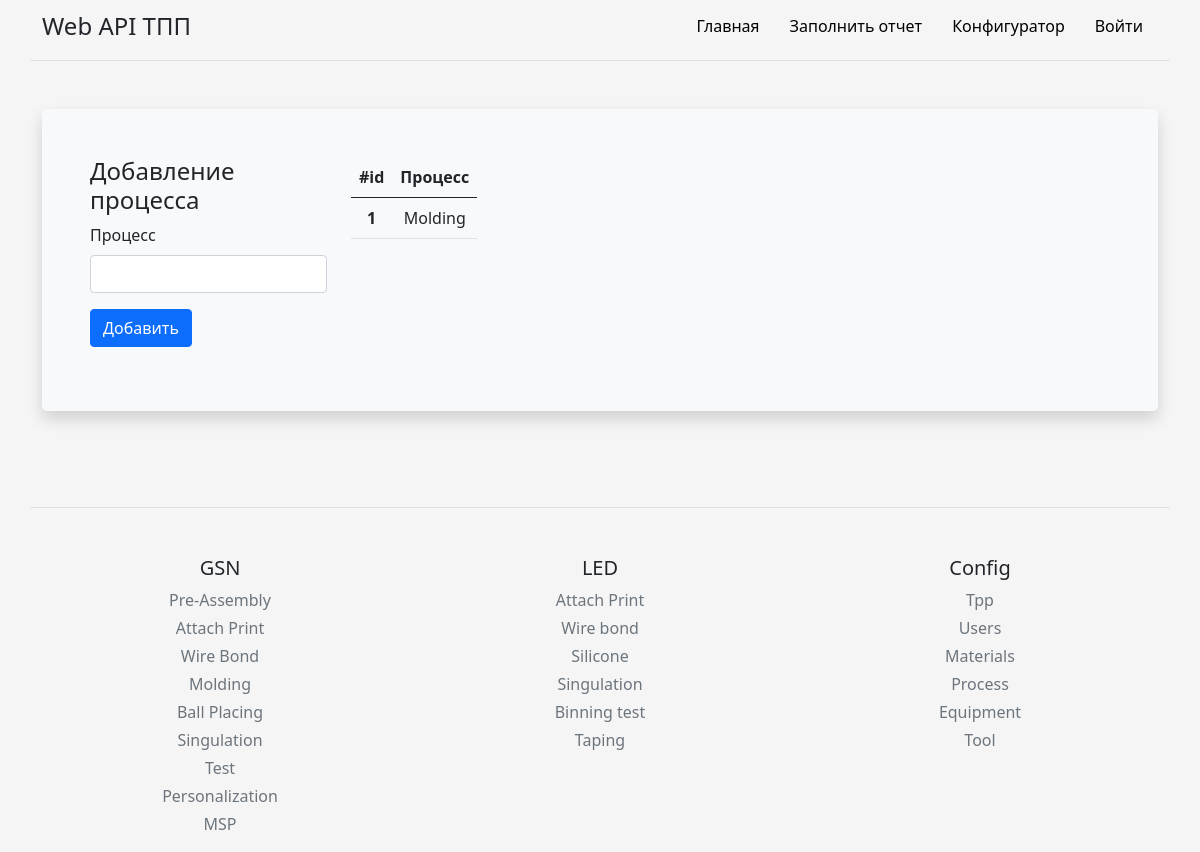
The app's page /add_process, older data.
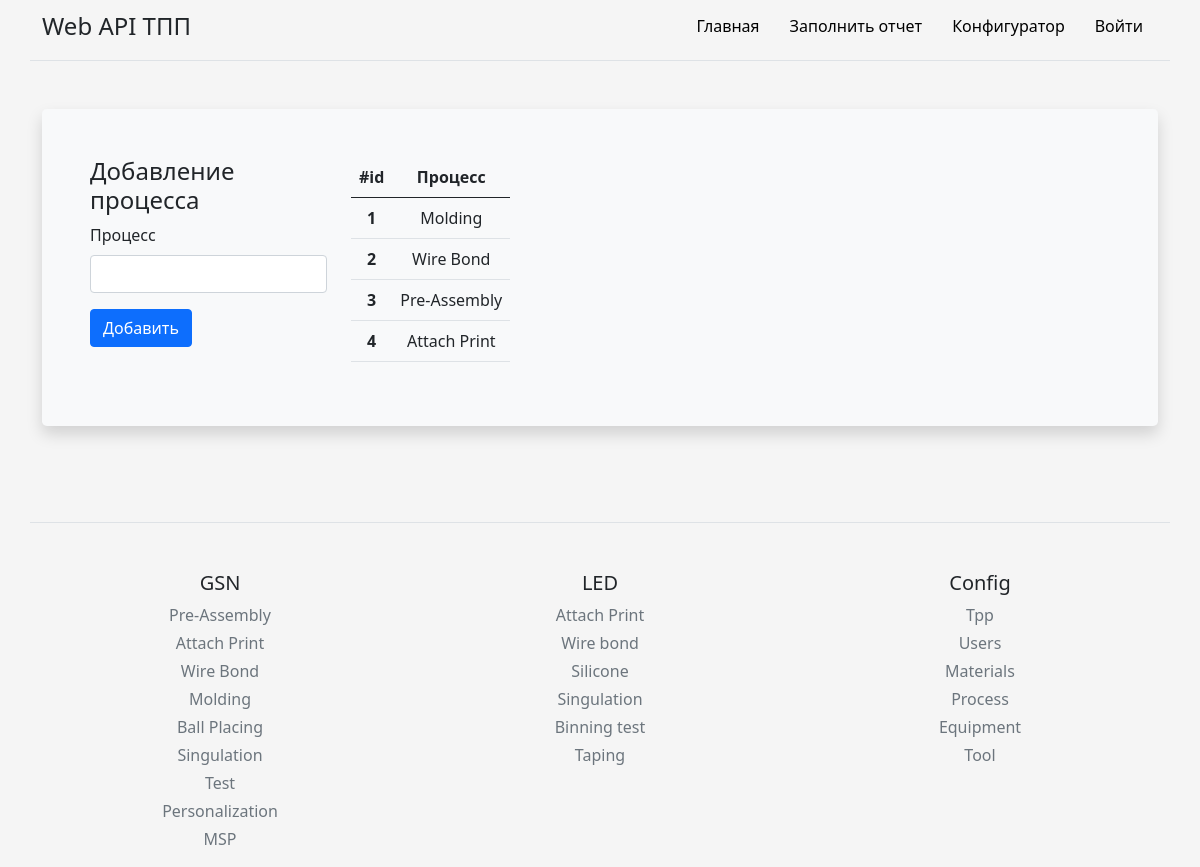
The same page, newer data.
### models.py (models this page shows, shortened)
class Process(db.Model):
    id = db.Column(db.Integer, primary_key=True)
    process = db.Column(db.Text, nullable=False)

### routes.py (the view, shortened to what this page needs)
@app_routes.route('/add_process', methods=["POST", "GET"])
def add_process():
    from main import db
    from models import Process
    process = db.session.query(Process).all()
    return render_template('config_folder/add_process.html', process=process)

### templates/config_folder/add_process.html (shortened to what this page needs)
{% extends 'base.html' %}
{% block body %}
<div class="container py-4">
    <div class="p-5 mb-4 bg-light rounded-3 shadow">
        <div class="row align-items-md-stretch">
            <form class="col-md-3" method="post">
                <h4>Добавление процесса</h4>
                <div class="col-sm-12">
                    <label for="add_process" class="form-label">Процесс</label>
                    <input type="text" class="form-control" name="add_process" id="add_process" required>
                </div>
                <div class="py-3">
                    <button class="btn btn-m btn-primary btn-block" type="submit" name="btn" value="add"> Добавить </button>
                </div>
            </form>
            <div class="col-md-9">
                <table class="table table-hover">
                    <thead>
                        <tr>
                        <th scope="col">#id</th>
                        <th scope="col">Процесс</th>
                        </tr>
                    </thead>
                    <tbody>
                        {% for item in process %}
                        <tr>
                        <th scope="row" name="up_table_id">{{item.id}}</th>
                        <td name="up_table_prod_name">{{item.process}}</td>
                        </tr>
                        {% endfor %}
                    </tbody>
                </table>
            </div>
         </div>
    </div>
</div>
{% endblock %}

Row changes from the older to the newer data that the page shows:
added Process: id "2", process "Wire Bond"
added Process: id "3", process "Pre-Assembly"
added Process: id "4", process "Attach Print"
